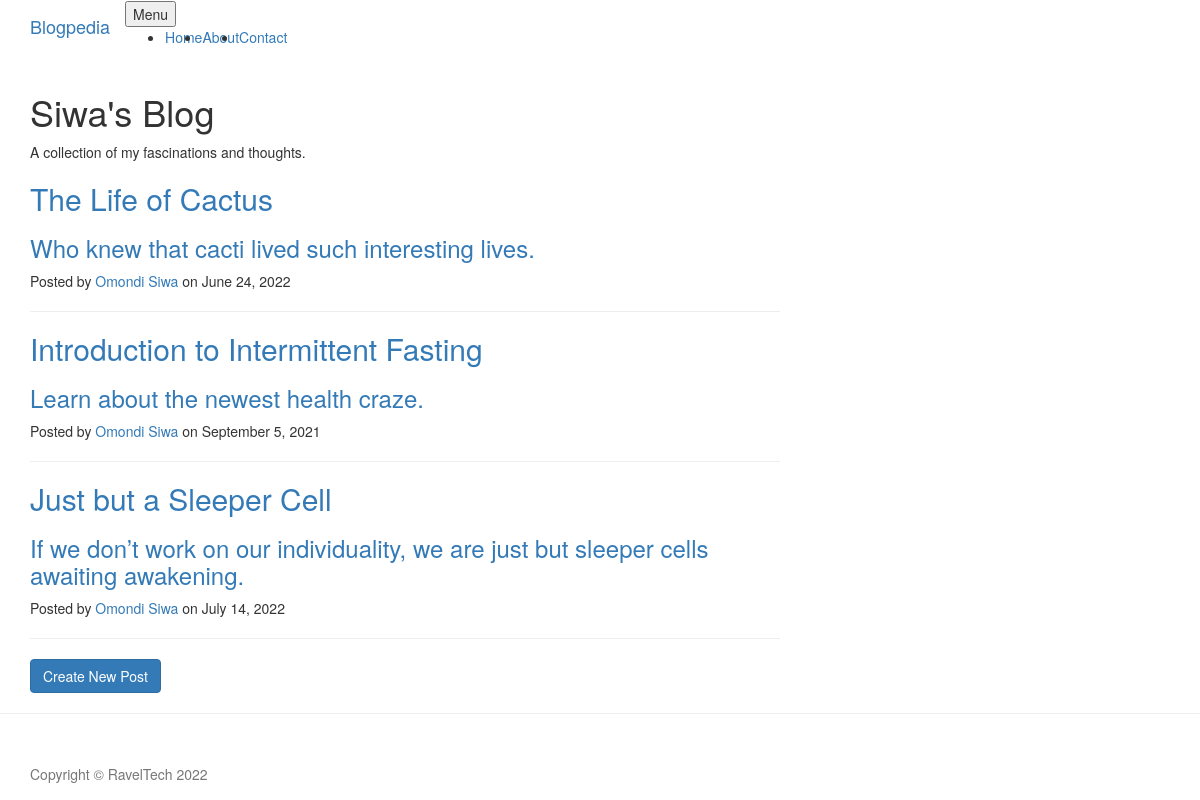
The page / on the database its author committed.
### main.py (models this page shows)
class BlogPost(db.Model):
    id = db.Column(db.Integer, primary_key=True)
    title = db.Column(db.String(250), unique=True, nullable=False)
    subtitle = db.Column(db.String(250), nullable=False)
    date = db.Column(db.String(250), nullable=False)
    body = db.Column(db.Text, nullable=False)
    author = db.Column(db.String(250), nullable=False)
    img_url = db.Column(db.String(250), nullable=False)

### main.py (the view)
@app.route('/')
def get_all_posts():
    all_posts = db.session.query(BlogPost).all()
    return render_template("index.html", all_posts=all_posts)

### templates/index.html (shortened to what this page needs)
{% extends 'bootstrap/base.html' %}
{% import "bootstrap/wtf.html" as wtf %}
{%block content%}
{% include "header.html" %}
<header class="masthead"
        style="background-image: url('https://images.unsplash.com/photo-1470092306007-055b6797ca72?ixlib=rb-1.2.1&auto=format&fit=crop&w=668&q=80')">
    <div class="container">
        <div class="row">
            <div class="col-lg-8 col-md-10 mx-auto">
                <div class="site-heading">
                    <h1>Siwa's Blog</h1>
                    <span class="subheading">A collection of my fascinations and thoughts.</span>
                </div>
            </div>
        </div>
    </div>
</header>
<div class="container">
    <div class="row">
        <div class="col-lg-8 col-md-10 mx-auto">
            {% for post in all_posts %}
            <div class="post-preview">
                <a href="{{ url_for('show_post', index = post.id) }}">
                    <h2 class="post-title">
                        {{post.title}}
                    </h2>
                    <h3 class="post-subtitle">
                        {{post.subtitle}}
                    </h3>
                </a>
                <p class="post-meta">Posted by
                    <a href="{{ url_for('about', author = post.author) }}">{{post.author}}</a>
                    on {{post.date}}</p>
            </div>
            <hr>
            {% endfor %}
            <div class="clearfix">
                <a class="btn btn-primary float-right" href="{{ url_for('create_new_post') }}">Create
                    New Post</a>
            </div>
        </div>
    </div>
</div>
<hr>
{% include "footer.html" %}
{%endblock%}

### templates/header.html (shortened to what this page needs)
  <nav class="navbar navbar-expand-lg navbar-light fixed-top" id="mainNav">
    <div class="container">
      <a class="navbar-brand" href="index.html">Blogpedia</a>
      <button class="navbar-toggler navbar-toggler-right" type="button" data-toggle="collapse" data-target="#navbarResponsive" aria-controls="navbarResponsive" aria-expanded="false" aria-label="Toggle navigation">
        Menu
      </button>
      <div class="collapse navbar-collapse" id="navbarResponsive">
        <ul class="navbar-nav ml-auto">
          <li class="nav-item">
            <a class="nav-link" href="/">Home</a>
          </li>
          <li class="nav-item">
            <a class="nav-link" href="/about">About</a>
          </li>
          <li class="nav-item">
            <a class="nav-link" href="/contact">Contact</a>
          </li>
        </ul>
      </div>
    </div>
  </nav>

### templates/footer.html (shortened to what this page needs)
  <footer>
    <div class="container">
      <div class="row">
        <div class="col-lg-8 col-md-10 mx-auto">
          <ul class="list-inline text-center">
          </ul>
          <p class="copyright text-muted">Copyright &copy; RavelTech 2022</p>
        </div>
      </div>
    </div>
  </footer>

### rows shown on the page
BlogPost: title "The Life of Cactus", subtitle "Who knew that cacti lived such interesting lives.", author "Omondi Siwa", date "June 24, 2022"
BlogPost: title "Introduction to Intermittent Fasting", subtitle "Learn about the newest health craze.", author "Omondi Siwa", date "September 5, 2021"
BlogPost: title "Just but a Sleeper Cell", subtitle "If we don’t work on our individuality, we are just but sleeper cells awaiting awakening.", author "Omondi Siwa", date "July 14, 2022"
